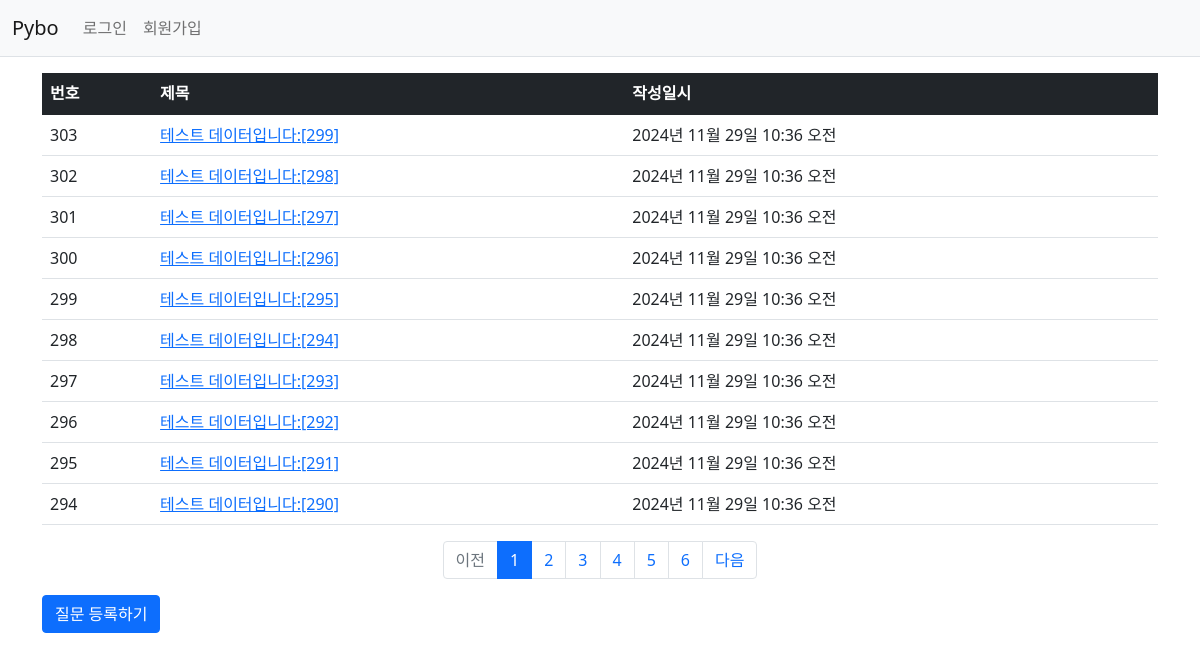
The page /pybo2/ on the database its author committed.
### pybo2/models.py (models this page shows, shortened)
class Question(models.Model):
    subject = models.CharField(max_length=200)
    content = models.TextField()
    create_date = models.DateTimeField()

### pybo2/views.py (the view)
# urls.py: path('', views.index, name='index'),  # '/' 에 해당되는 path
def index(request):
    page = request.GET.get('page', '1')  # 페이지
    question_list = Question.objects.order_by('-create_date')
    paginator = Paginator(question_list, 10)  # 페이지당 10개씩 보여주기
    page_obj = paginator.get_page(page)
    context = {'question_list': page_obj}
    return render(request, 'pybo2/question_list.html', context)

### pybo2/templatetags/pybo_filter.py (called while the page is built)
@register.filter
def sub(value, arg):
    return value - arg

### templates/pybo2/question_list.html (shortened to what this page needs)
{% extends 'base.html' %}
{% load pybo_filter %}
{% block content %}
<div class="container my-3">
    <table class="table">
        <thead>
        <tr class="table-dark">
            <th>번호</th>
            <th>제목</th>
            <th>작성일시</th>
        </tr>
        </thead>
        <tbody>
        {% if question_list %}
        {% for question in question_list %}
        <tr>
            <td>
                {{ question_list.paginator.count|sub:question_list.start_index|sub:forloop.counter0|add:1 }}
            </td>
            <td>
                <a href="{% url 'pybo2:detail' question.id %}">{{ question.subject }}</a>
            </td>
            <td>{{ question.create_date }}</td>
        </tr>
        {% endfor %}
        {% else %}
        <tr>
            <td colspan="3">질문이 없습니다.</td>
        </tr>
        {% endif %}
        </tbody>
    </table>
    <ul class="pagination justify-content-center">
        {% if question_list.has_previous %}
        <li class="page-item">
            <a class="page-link" href="?page={{ question_list.previous_page_number }}">이전</a>
        </li>
        {% else %}
        <li class="page-item disabled">
            <a class="page-link" tabindex="-1" aria-disabled="true" href="#">이전</a>
        </li>
        {% endif %}
        {% for page_number in question_list.paginator.page_range %}
        {% if page_number >= question_list.number|add:-5 and page_number <= question_list.number|add:5 %}
        {% if page_number == question_list.number %}
        <li class="page-item active" aria-current="page">
            <a class="page-link" href="?page={{ page_number }}">{{ page_number }}</a>
        </li>
        {% else %}
        <li class="page-item">
            <a class="page-link" href="?page={{ page_number }}">{{ page_number }}</a>
        </li>
        {% endif %}
        {% endif %}
        {% endfor %}
        {% if question_list.has_next %}
        <li class="page-item">
            <a class="page-link" href="?page={{ question_list.next_page_number }}">다음</a>
        </li>
        {% else %}
        <li class="page-item disabled">
            <a class="page-link" tabindex="-1" aria-disabled="true" href="#">다음</a>
        </li>
        {% endif %}
    </ul>
    <a href="{% url 'pybo2:question_create' %}" class="btn btn-primary">질문 등록하기</a>
</div>
{% endblock %}

### templates/base.html (shortened to what this page needs)
{% load static %}
<!doctype html>
<html lang="ko">
<head>
    <link rel="stylesheet" type="text/css" href="{% static 'bootstrap.min.css' %}">
    <link rel="stylesheet" type="text/css" href="{% static 'style.css' %}">
</head>
<body>
{% include "navbar.html" %}
{% block content %}
{% endblock %}
</body>
</html>

### templates/navbar.html (shortened to what this page needs)
<nav class="navbar navbar-expand-lg navbar-light bg-light border-bottom">
    <div class="container-fluid">
        <a class="navbar-brand" href="{% url 'pybo2:index' %}">Pybo</a>
        <div class="collapse navbar-collapse" id="navbarSupportedContent">
            <ul class="navbar-nav me-auto mb-2 mb-lg-0">
                <li class="nav-item">
                     {% if user.is_authenticated %}
                    <a class="nav-link" href="{% url 'common:logout' %}">{{ user.username }} (로그아웃)</a>
                    {% else %}
                    <a class="nav-link" href="{% url 'common:login' %}">로그인</a>
                    {% endif %}
                </li>
                <li>
                    {% if not user.is_authenticated %}
                    <a class="nav-link" href="{% url 'common:signup' %}">회원가입</a>
                    {% endif %}
                </li>
            </ul>
        </div>
    </div>
</nav>

### rows shown on the page
Question: paginator.count|sub "303", subject "테스트 데이터입니다:[299]", create_date "2024년 11월 29일 10:36 오전"
Question: paginator.count|sub "302", subject "테스트 데이터입니다:[298]", create_date "2024년 11월 29일 10:36 오전"
Question: paginator.count|sub "301", subject "테스트 데이터입니다:[297]", create_date "2024년 11월 29일 10:36 오전"
Question: paginator.count|sub "300", subject "테스트 데이터입니다:[296]", create_date "2024년 11월 29일 10:36 오전"
Question: paginator.count|sub "299", subject "테스트 데이터입니다:[295]", create_date "2024년 11월 29일 10:36 오전"
Question: paginator.count|sub "298", subject "테스트 데이터입니다:[294]", create_date "2024년 11월 29일 10:36 오전"
Question: paginator.count|sub "297", subject "테스트 데이터입니다:[293]", create_date "2024년 11월 29일 10:36 오전"
Question: paginator.count|sub "296", subject "테스트 데이터입니다:[292]", create_date "2024년 11월 29일 10:36 오전"
Question: paginator.count|sub "295", subject "테스트 데이터입니다:[291]", create_date "2024년 11월 29일 10:36 오전"
Question: paginator.count|sub "294", subject "테스트 데이터입니다:[290]", create_date "2024년 11월 29일 10:36 오전"

### other values the page prints
{{ page_number }} "1"
{{ page_number }} "2" "3" "4" "5" "6"
